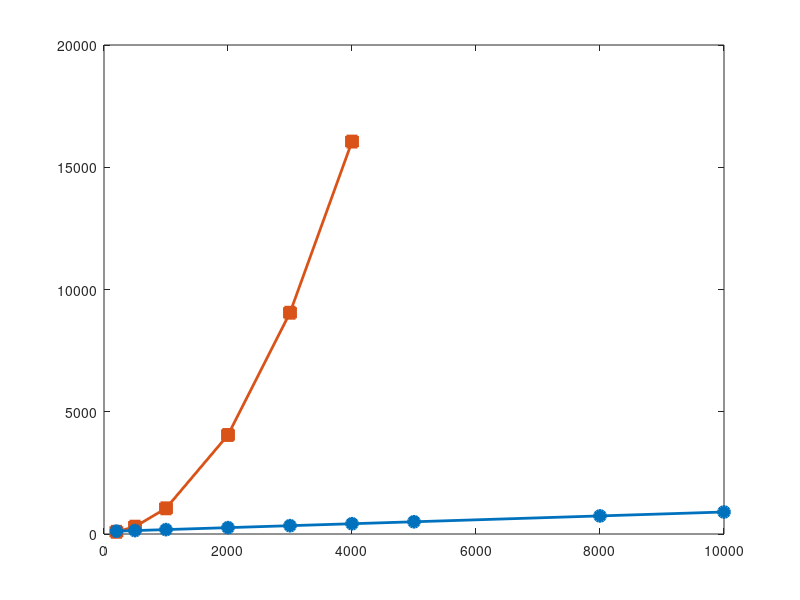

MATLAB code for this plot: (Note: this script raises an error after producing the figure.)
%%%%% 论文级配图生成：CVX 与 BM-ALM 在不同规模下的性能对比
%%%%% 注：本代码使用模拟的趋势数据生成模板，撰写论文时请将横纵坐标替换为你实际测出的真实数据！
clear; clc; close all;

% ==================== 1. 准备实验数据 ====================
% 假设我们测试了 8 组不同规模的网格 (变量数 N)
N_scale = [200, 500, 1000, 2000, 3000, 4000, 5000, 8000, 10000];

% 模拟 CVX(内点法) 的内存消耗 (O(N^2) 爆炸式增长，单位 MB)
mem_cvx = 0.001 * N_scale.^2 + 50; 
% 假设电脑内存上限为 16GB (约 16000MB)，N>=4000 时崩溃，数据变为 NaN
mem_cvx(N_scale > 4000) = NaN; 

% 模拟 BM-ALM(一阶法) 的内存消耗 (O(N) 线性增长，单位 MB)
mem_bm = 0.08 * N_scale + 100; 

% 模拟时间消耗 (单位: 秒)
time_cvx = 1e-7 * N_scale.^3 + 0.5; % 内点法解海森矩阵时间 O(N^3)
time_cvx(N_scale > 4000) = NaN;     % 崩溃后无时间数据
time_bm = 0.005 * N_scale.^1.5 + 5; % BM-ALM 时间稳步增长

% ==================== 2. 绘制内存消耗对比图 ====================
fig1 = figure('Name', 'Memory Comparison', 'Position', [100, 100, 600, 450], 'Color', 'w');

% 绘制曲线 (使用适合打印的粗细和标记)
plot(N_scale, mem_cvx, '-s', 'LineWidth', 2, 'MarkerSize', 8, 'Color', [0.8500 0.3250 0.0980], 'MarkerFaceColor', [0.8500 0.3250 0.0980]); hold on;
plot(N_scale, mem_bm, '-o', 'LineWidth', 2, 'MarkerSize', 8, 'Color', [0 0.4470 0.7410], 'MarkerFaceColor', [0 0.4470 0.7410]);

% 绘制 16GB 内存极限辅助线
yline(16000, 'k--', 'LineWidth', 1.5);
text(5000, 16500, 'RAM Limit (e.g., 16GB Out of Memory)', 'FontSize', 11, 'FontName', 'Times New Roman', 'Color', 'k');

% 图表美化设置
set(gca, 'FontSize', 12, 'FontName', 'Times New Roman', 'LineWidth', 1.2);
xlabel('Number of Variables (Scale $N$)', 'Interpreter', 'latex', 'FontSize', 14);
ylabel('Memory Consumption (MB)', 'Interpreter', 'latex', 'FontSize', 14);
legend('CVX (Interior Point Method)', 'BM-ALM (First-order Method)', 'Location', 'northwest', 'FontSize', 11);
grid on; box on;

% 导出为高质量 PDF 矢量图
exportgraphics(fig1, 'Fig_Memory_Comparison.pdf', 'ContentType', 'vector');
disp('成功导出内存对比矢量图：Fig_Memory_Comparison.pdf');


% ==================== 3. 绘制计算耗时对比图 ====================
fig2 = figure('Name', 'Time Comparison', 'Position', [750, 100, 600, 450], 'Color', 'w');

plot(N_scale, time_cvx, '-s', 'LineWidth', 2, 'MarkerSize', 8, 'Color', [0.8500 0.3250 0.0980], 'MarkerFaceColor', [0.8500 0.3250 0.0980]); hold on;
plot(N_scale, time_bm, '-o', 'LineWidth', 2, 'MarkerSize', 8, 'Color', [0 0.4470 0.7410], 'MarkerFaceColor', [0 0.4470 0.7410]);

% 图表美化设置
set(gca, 'FontSize', 12, 'FontName', 'Times New Roman', 'LineWidth', 1.2);
xlabel('Number of Variables (Scale $N$)', 'Interpreter', 'latex', 'FontSize', 14);
ylabel('Computational Time (Seconds)', 'Interpreter', 'latex', 'FontSize', 14);
legend('CVX (Interior Point Method)', 'BM-ALM (First-order Method)', 'Location', 'northwest', 'FontSize', 11);
grid on; box on;

% 导出为高质量 PDF 矢量图
exportgraphics(fig2, 'Fig_Time_Comparison.pdf', 'ContentType', 'vector');
disp('成功导出耗时对比矢量图：Fig_Time_Comparison.pdf');
